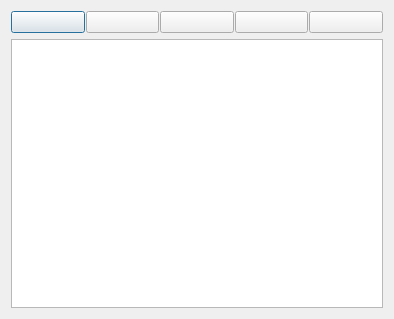
<?xml version="1.0" encoding="UTF-8"?>
<ui version="4.0">
 <class>CharSelect</class>
 <widget class="QDialog" name="CharSelect">
  <property name="geometry">
   <rect>
    <x>0</x>
    <y>0</y>
    <width>394</width>
    <height>319</height>
   </rect>
  </property>
  <property name="windowTitle">
   <string>Character Palette</string>
  </property>
  <layout class="QGridLayout" name="gridLayout">
   <item row="0" column="0">
    <layout class="QHBoxLayout">
     <property name="spacing">
      <number>1</number>
     </property>
     <item>
      <widget class="QPushButton" name="hideButton">
       <property name="toolTip">
        <string>Show/Hide Enhanced Palette</string>
       </property>
       <property name="checkable">
        <bool>true</bool>
       </property>
      </widget>
     </item>
     <item>
      <widget class="UnicodeChooseButton" name="unicodeButton">
       <property name="toolTip">
        <string>Unicode Search</string>
       </property>
      </widget>
     </item>
     <item>
      <widget class="QPushButton" name="uniLoadButton">
       <property name="toolTip">
        <string>Load a Character Palette</string>
       </property>
       <property name="text">
        <string/>
       </property>
      </widget>
     </item>
     <item>
      <widget class="QPushButton" name="uniSaveButton">
       <property name="toolTip">
        <string>Save the Character Palette</string>
       </property>
       <property name="text">
        <string/>
       </property>
      </widget>
     </item>
     <item>
      <widget class="QPushButton" name="uniClearButton">
       <property name="toolTip">
        <string>Empty the Character Palette</string>
       </property>
       <property name="text">
        <string/>
       </property>
      </widget>
     </item>
    </layout>
   </item>
   <item row="1" column="0">
    <widget class="CharTableView" name="m_userTable">
     <property name="dragDropOverwriteMode">
      <bool>false</bool>
     </property>
     <property name="dragDropMode">
      <enum>QAbstractItemView::DropOnly</enum>
     </property>
     <property name="selectionMode">
      <enum>QAbstractItemView::SingleSelection</enum>
     </property>
    </widget>
   </item>
  </layout>
 </widget>
 <customwidgets>
  <customwidget>
   <class>CharTableView</class>
   <extends>QTableView</extends>
   <header>chartableview.h</header>
  </customwidget>
  <customwidget>
   <class>UnicodeChooseButton</class>
   <extends>QPushButton</extends>
   <header>unicodesearch.h</header>
  </customwidget>
 </customwidgets>
 <tabstops>
  <tabstop>hideButton</tabstop>
  <tabstop>unicodeButton</tabstop>
  <tabstop>uniLoadButton</tabstop>
  <tabstop>uniSaveButton</tabstop>
  <tabstop>uniClearButton</tabstop>
  <tabstop>m_userTable</tabstop>
 </tabstops>
 <resources/>
 <connections/>
</ui>
